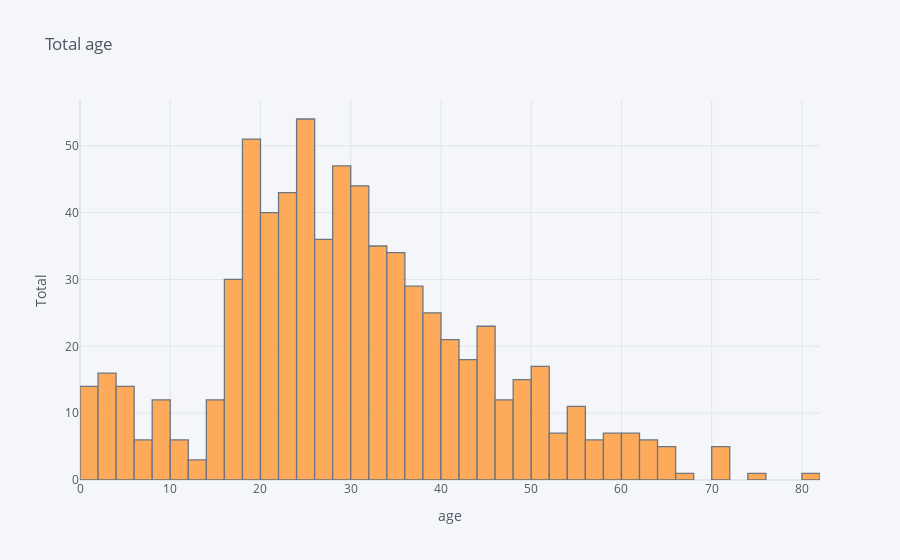

Notebook source saved alongside this figure:
### Code cell
titanic1['age'].iplot(kind='hist', xTitle='age', yTitle='Total', title='Total age');

### Figure 1 — Plotly figure (JSON) as saved in the notebook; plotly's stock layout.template omitted (floating-point values rounded to 4 significant figures; data arrays with more than 128 entries replaced by an {"elided": "..."} marker saying what was removed)
{"data": [{"histfunc": "count", "histnorm": "", "marker": {"color": "rgba(255, 153, 51, 1.0)", "line": {"color": "#4D5663", "width": 1.3}}, "name": "age", "opacity": 0.8, "orientation": "v", "type": "histogram", "x": {"elided": "891 float values"}}], "layout": {"barmode": "overlay", "legend": {"bgcolor": "#F5F6F9", "font": {"color": "#4D5663"}}, "paper_bgcolor": "#F5F6F9", "plot_bgcolor": "#F5F6F9", "title": {"font": {"color": "#4D5663"}, "text": "Total age"}, "xaxis": {"gridcolor": "#E1E5ED", "showgrid": true, "tickfont": {"color": "#4D5663"}, "title": {"font": {"color": "#4D5663"}, "text": "age"}, "zerolinecolor": "#E1E5ED"}, "yaxis": {"gridcolor": "#E1E5ED", "showgrid": true, "tickfont": {"color": "#4D5663"}, "title": {"font": {"color": "#4D5663"}, "text": "Total"}, "zerolinecolor": "#E1E5ED"}}}
